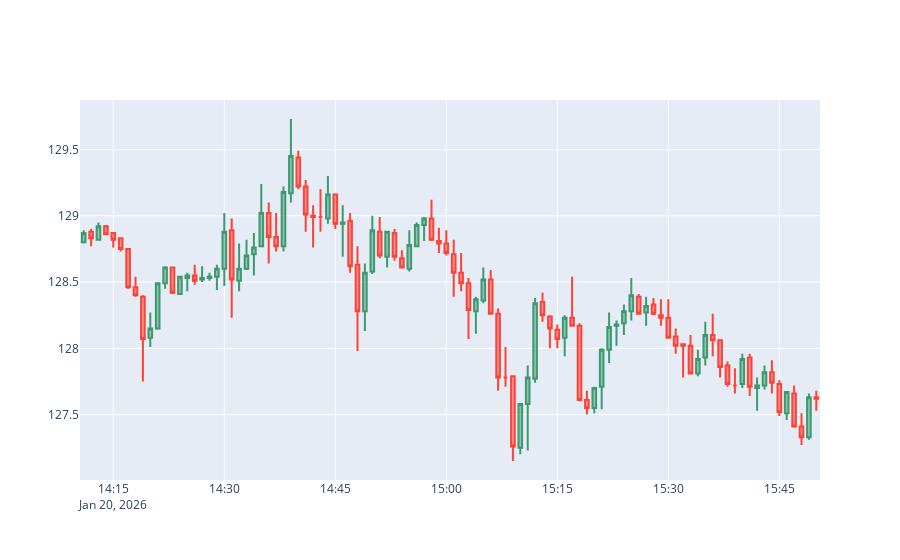

Write notebook code for a chart like this one.
### Code cell
fig = go.Figure(
    data=go.Candlestick(
        x=df_raw["open_time"],
        open=df_raw["open"],
        high=df_raw["high"],
        low=df_raw["low"],
        close=df_raw["close"]
    )
)
fig.update(layout_xaxis_rangeslider_visible=False)
fig.show()
